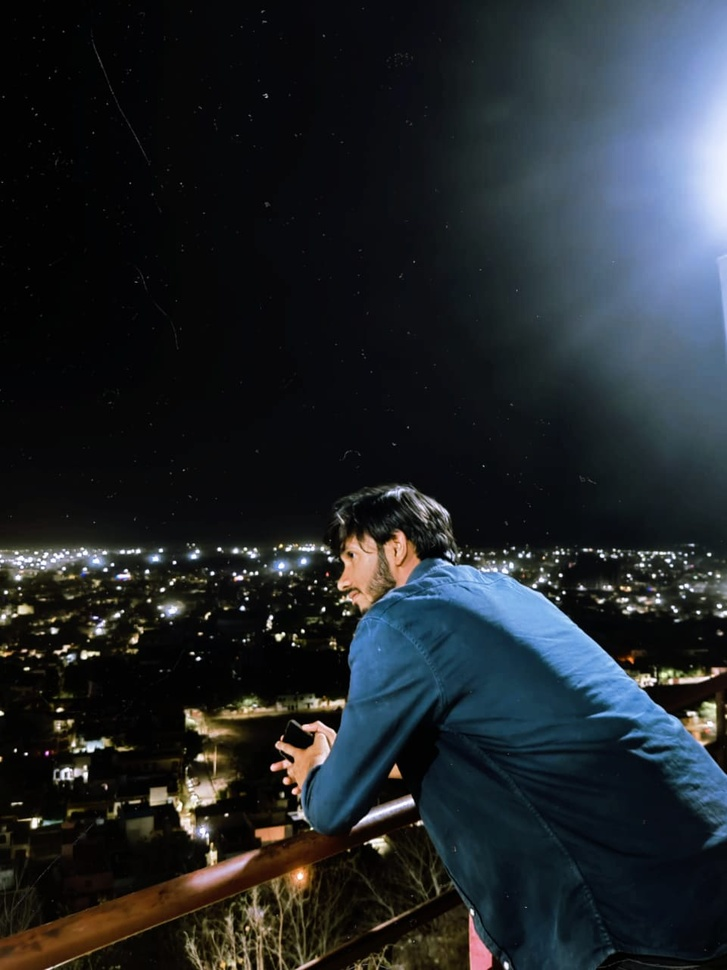
#> input picture amar.jpg, 727 x 970 px, shrunk from 960 x 1280 before the run
$ jupyter execute 'BT19ECE058_DIP_A-6 .ipynb'   (shell and % lines are left out)
#> lines starting #> are read from the running program, lines starting #| are printed output that depends on the picture
[cell 1]
import math
import numpy as np
import matplotlib.pyplot as plt
import cv2

[cell 2]
image = cv2.imread(r"amar.jpg")
#> image is the input picture: shape (970, 727, 3); mean B, G, R 43.7, 39.4, 34.2
grayscaleimage = cv2.cvtColor(image, cv2.COLOR_BGR2GRAY)
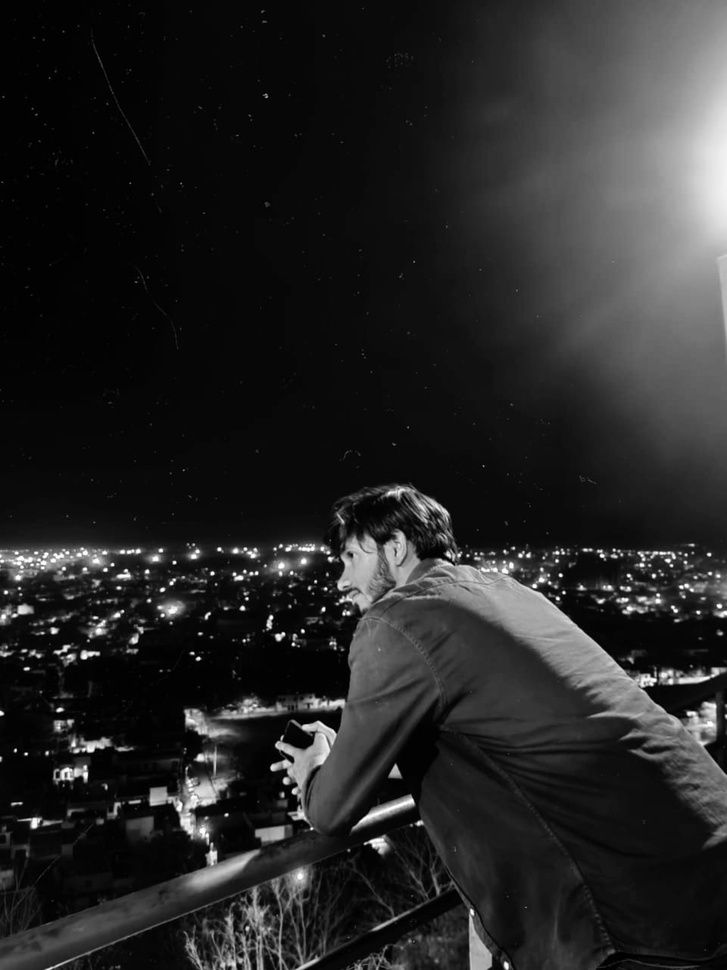
#> grayscaleimage: shape (970, 727); min 0, max 255, mean 38.3

[cell 3]
plt.imshow(grayscaleimage)

[cell 4]
plt.imshow(grayscaleimage*2)
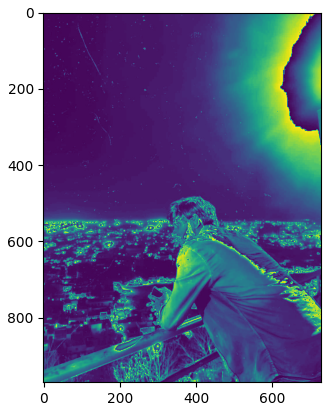
#> figure drawn by matplotlib, 1 panel

[cell 5]
plt.imshow(grayscaleimage*0.5)
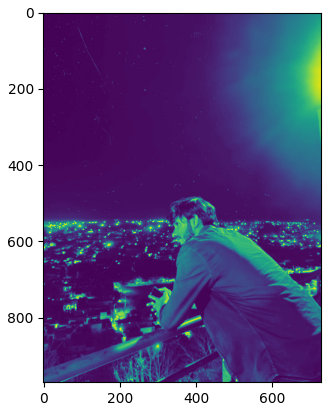
#> figure drawn by matplotlib, 1 panel
